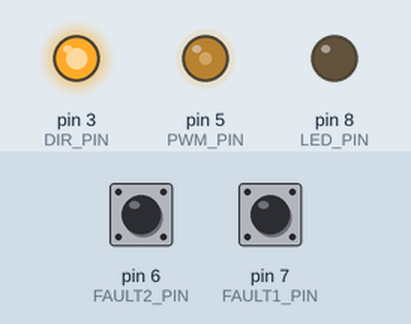
The sketch below on a simulated Arduino Uno, built with avr-gcc and run on an emulated ATmega328P. Parts: output pins drawn as LEDs (lit = HIGH). The test bench sets the inputs (shaded band); at power-on: pin 6 (FAULT2_PIN) HIGH, pin 7 (FAULT1_PIN) HIGH. Pins used as bus, display or sensor lines are not drawn.

Above: at 0.05 s.
At 2.55 s:
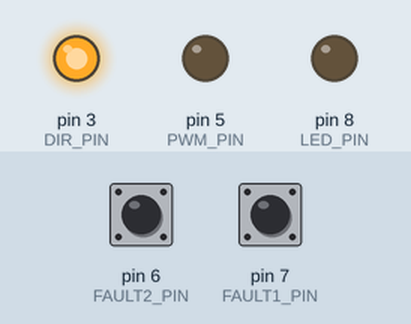
At 3.45 s:
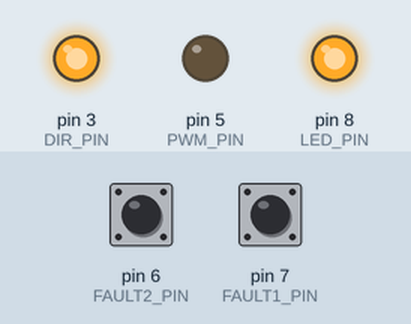
At 5.05 s:
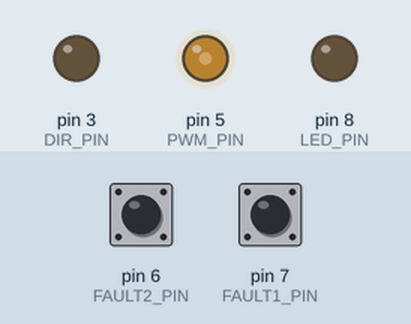
At 7.45 s:
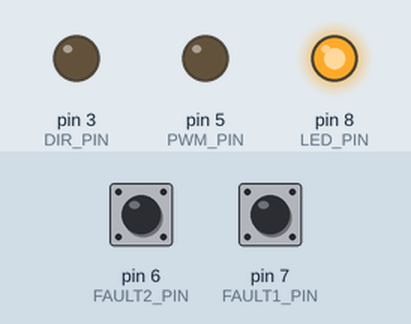
At 10.0 s:
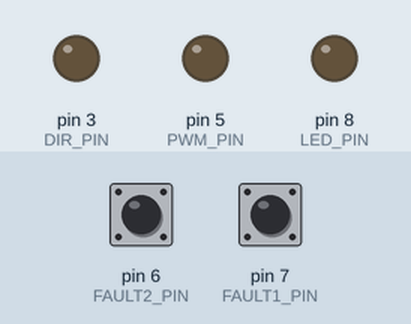
Timing chart, 0 to 13.0 s (numbered marks = the images above):
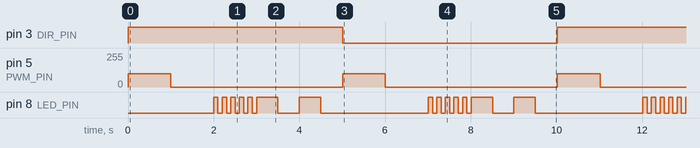

The sketch:

hardware_test.ino
```cpp
int FAULT1_PIN = 7;
int FAULT2_PIN = 6;
int LED_PIN = 8;
int PWM_PIN = 5;
int DIR_PIN = 3;
int RST_PIN = 4;


void setup(){
pinMode(RST_PIN,OUTPUT);
digitalWrite(RST_PIN,LOW);
pinMode(DIR_PIN,OUTPUT);
pinMode(PWM_PIN,OUTPUT);
analogWrite(PWM_PIN,0);
digitalWrite(DIR_PIN,LOW);
pinMode(LED_PIN,OUTPUT);

pinMode(FAULT1_PIN,INPUT);
digitalWrite(FAULT1_PIN,HIGH);
pinMode(FAULT2_PIN,INPUT);
digitalWrite(FAULT2_PIN,HIGH);

digitalWrite(RST_PIN,HIGH);
}

void check_fault(){
    if(digitalRead(FAULT1_PIN)){
    for(int i=0;i<5;i++){
    digitalWrite(LED_PIN,HIGH);
    delay(100);
    digitalWrite(LED_PIN,LOW);
    delay(100);
    }
  }
  if(digitalRead(FAULT2_PIN)){
    for(int i=0;i<2;i++){
    digitalWrite(LED_PIN,HIGH);
    delay(500);
    digitalWrite(LED_PIN,LOW);
    delay(500);
    }
  }
}

void reset(){
  digitalWrite(RST_PIN,LOW);
  delay(10);
  digitalWrite(RST_PIN,HIGH);
}

void loop(){
  digitalWrite(DIR_PIN,HIGH);
  analogWrite(PWM_PIN,100);
  delay(1000);
  analogWrite(PWM_PIN,0);
  delay(1000);
  check_fault();
  reset();
  digitalWrite(DIR_PIN,LOW);
  analogWrite(PWM_PIN,100);
  delay(1000);
  analogWrite(PWM_PIN,0);
  delay(1000);
  check_fault();
  reset();
}
```

Measured:
- by itself, pin 3 (DIR_PIN): alternates HIGH for 5.0 s and LOW for 5.0 s
- by itself, pin 5 (PWM_PIN): alternates 100/255 for 1.0 s and 0/255 for 4.0 s
- by itself, pin 8 (LED_PIN): repeats every 5.0 s: 4 × (LOW 0.10 s, HIGH 0.10 s), LOW 0.10 s, HIGH 0.50 s, LOW 0.50 s, HIGH 0.50 s, LOW 2.5 s, HIGH 0.10 s
